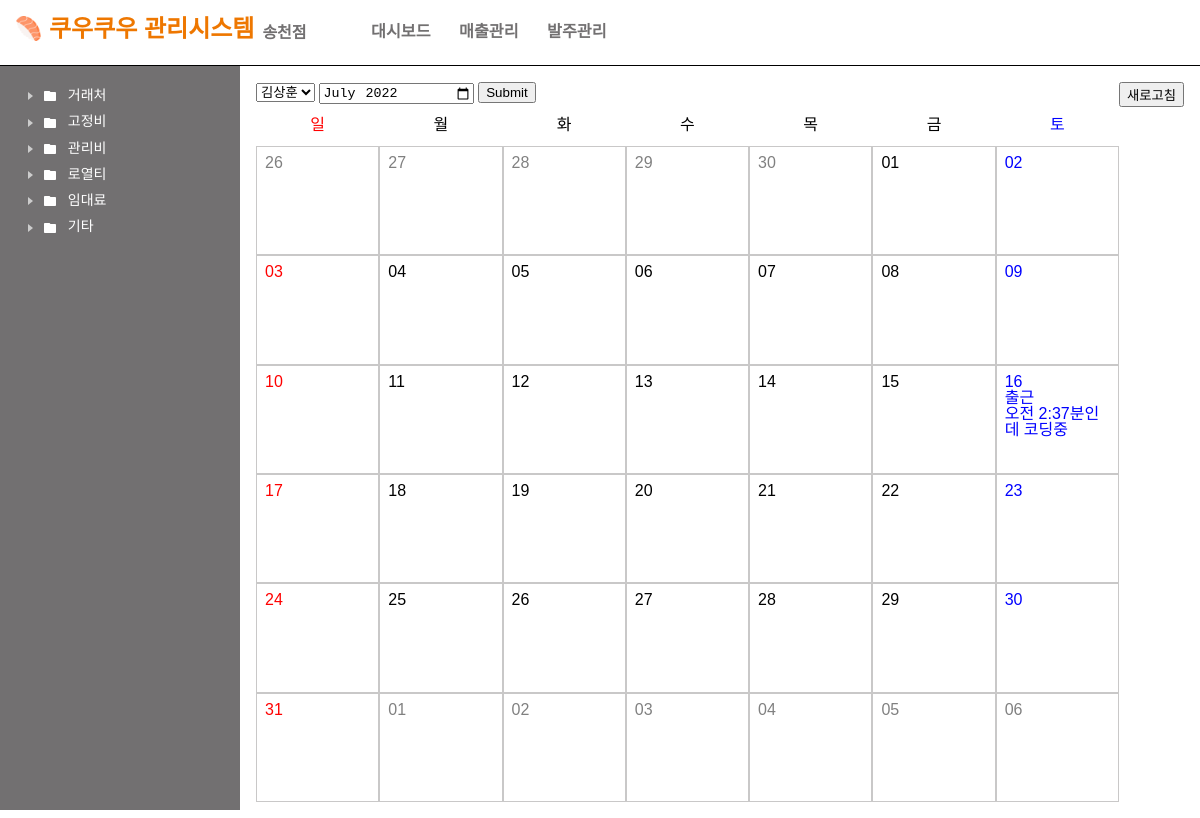
Page /employee/workemployee on the earlier database version.
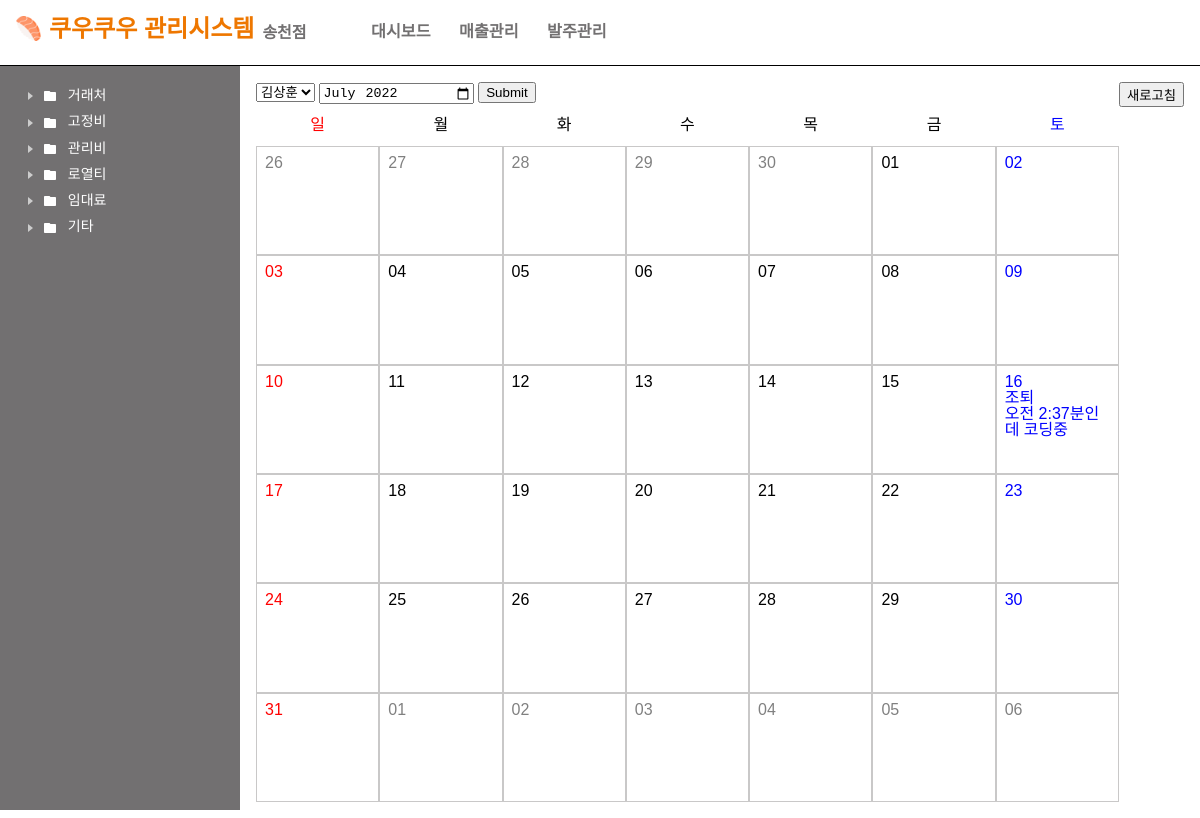
Same page on the later database version.
### employee/models.py (models this page shows)
class WorkEmployee(models.Model):
    name = models.CharField(max_length=30)
    date = models.DateField()
    working = models.CharField(max_length=15)
    start = models.CharField(max_length=15)
    end = models.CharField(max_length=15)
    extra_type = models.CharField(max_length=10, blank=True, null=True)
    extra = models.IntegerField(blank=True, null=True)
    dayoff = models.IntegerField()
    annual = models.IntegerField()
    content = models.TextField()

### employee/views.py (the view, shortened to what this page needs)
# urls.py: path('workemployee', views.workemployee, name="workEmployee"),
def workemployee(request):
    url = "employee/workemployee.html"
    employees = Employee.objects.all()
    name = request.GET.get("name", employees[0].name)
    d = request.GET.get("month", False)
    if d:
        year = d.split("-")[0]
        month = d.split("-")[1]
    else:
        year = datetime.now().year
        month = datetime.now().month
    dates = getCalendar(year, month)
    work = WorkEmployee.objects.filter(date__year=year, date__month=month).all()
    context = {
        'request':request.method,
        'works': work,
        'name': name,
        'year': year,
        'month': str(month).rjust(2, "0"),
        'dates': dates,
        'employees': employees,
    }
    return render(request, url, context)

### main/editdate.py (called while the page is built)
def getCalendar(year, month):
    result = list()
    c = calendar.Calendar(firstweekday=6)
    for date in c.itermonthdates(int(year), int(month)):result.append(date)
    return result

### main/templatetags/customfilter.py (called while the page is built)
@register.filter
def is_false(a, b):
    if int(a) != int(b):
        return 1
    else:
        return 0

### templates/employee/workemployee.html (shortened to what this page needs)
{% extends "base.html" %}
{% load static %}
{% load humanize %}
{% load mathfilters %}
{% load customfilter %}
{% block content %}
    <link href="{% static 'css/workmodal.css' %}" rel="stylesheet" type="text/css"/>
    <link href="{% static 'css/calendar.css' %}" rel="stylesheet" type="text/css"/>
    <div class="employee-list">
        <form method="get">
            <select name="name" id="name">
                {% for employee in employees %}
                    <option value="{{ employee.name }}">{{ employee.name }}</option>
                {% endfor %}
            </select>
            <input type="month" name="month" value="{{ year }}-{{ month }}">
            <input type="submit">
            <button type="button" style="float:right;">새로고침</button>
        </form>
    </div>
    <div class="calendar">
        <div class="header red">일</div>
        <div class="header">월</div>
        <div class="header">화</div>
        <div class="header">수</div>
        <div class="header">목</div>
        <div class="header">금</div>
        <div class="header blue">토</div>
        {% for date in dates %}
            {% if date|date:"m"|is_false:month %}
                <div class="calendar-body gray"><div class="date-title">{{ date|date:"d" }}</div>
                </div>
            {% elif forloop.counter|mod:7 == 1 %}
                <div class="calendar-body active red"><div class="date-title">{{ date|date:"d" }}</div>
                </div>
            {% elif forloop.counter|mod:7 == 0 %}
                <div class="calendar-body active blue"><div class="date-title">{{ date|date:"d" }}</div>
                {% for work in works %}
                    {% if work.date == date %}
                        <div>{{ work.working }}</div>
                        <div>{{ work.content }}</div>
                    {% endif %}
                {% endfor %}
                </div>
            {% else %}
                <div class="calendar-body active"><div class="date-title">{{ date|date:"d" }}</div>
                </div>
            {% endif %}
        {% endfor %}
    </div>
{% endblock %}

Differences in the rows shown:
changed WorkEmployee "오전 2:37분인데 코딩중": working "출근" → "조퇴"
